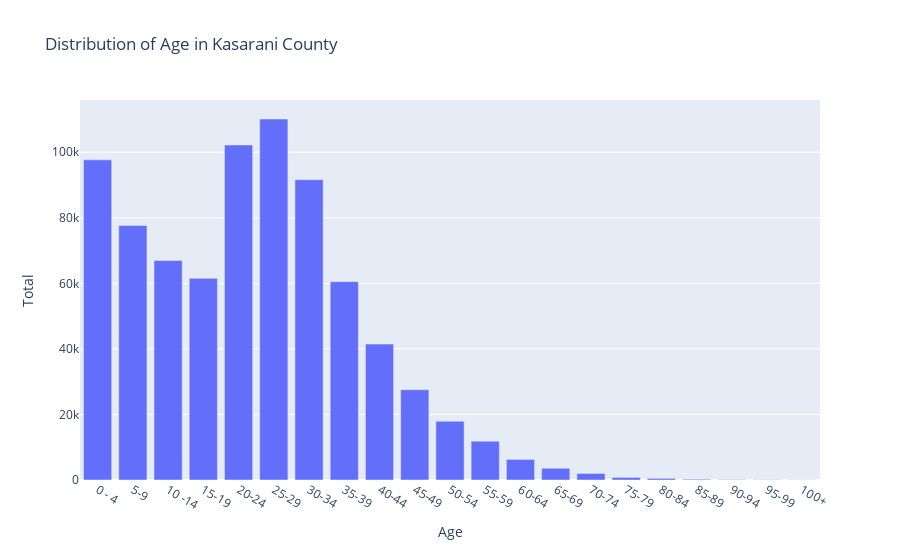

The notebook cell saved with this chart:
### Code cell
subcounty_value = 'KASARANI' 
# 'EMBAKASI', 'KAMUKUNJI', 'KASARANI', 'KIBRA', "LANG'ATA", 'MAKADARA', 'MATHARE', 'NJIRU', 'STAREHE', 'WESTLANDS']
result = group_by_age_and_total(subcounty_value, nairobi_population_dataset)

age_distribution_per_subcounty=age_distributions(result)
age_distribution_per_subcounty['Total']=age_distribution_per_subcounty['Total'].astype(str).astype(int)

fig = px.bar(age_distribution_per_subcounty, x='Age', y='Total',title="Distribution of Age in Kasarani County" )
fig.show()

### Figure 1 — Plotly figure (JSON) as saved in the notebook; plotly's stock layout.template omitted (floating-point values rounded to 4 significant figures)
{"data": [{"alignmentgroup": "True", "hovertemplate": "Age=%{x}<br>Total=%{y}<extra></extra>", "legendgroup": "", "marker": {"color": "#636efa", "pattern": {"shape": ""}}, "name": "", "offsetgroup": "", "orientation": "v", "showlegend": false, "textposition": "auto", "type": "bar", "x": ["0 - 4", "5-9", "10 -14", "15-19", "20-24", "25-29", "30-34", "35-39", "40-44", "45-49", "50-54", "55-59", "60-64", "65-69", "70-74", "75-79", "80-84", "85-89", "90-94", "95-99", "100+"], "xaxis": "x", "y": [97672, 77631, 66953, 61513, 102203, 110128, 91617, 60510, 41463, 27552, 17919, 11838, 6278, 3574, 1992, 793, 497, 231, 116, 73, 40], "yaxis": "y"}], "layout": {"barmode": "relative", "legend": {"tracegroupgap": 0}, "title": {"text": "Distribution of Age in Kasarani County"}, "xaxis": {"anchor": "y", "domain": [0, 1], "title": {"text": "Age"}}, "yaxis": {"anchor": "x", "domain": [0, 1], "title": {"text": "Total"}}}}
